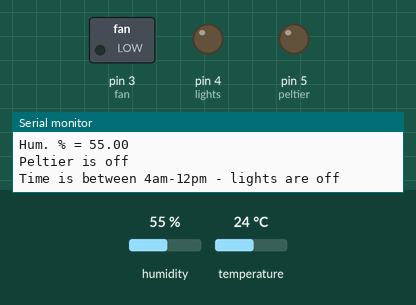
A sketch run on a simulated Arduino Uno, built with avr-gcc and run on an emulated ATmega328P. Parts: switched loads named in the sketch (green lamp = pin HIGH), output pins drawn as LEDs (lit = HIGH), the last lines printed to the serial monitor. Inputs (shaded band) come from the test bench; at power-on: temperature 24 °C, humidity 55 %. The local clock reads 2024-03-15 10:24:30 at power-on unless the sketch sets it.

Above: at 5.9 s.
6.0 s: temperature set to 25.7 °C
At 11.2 s:
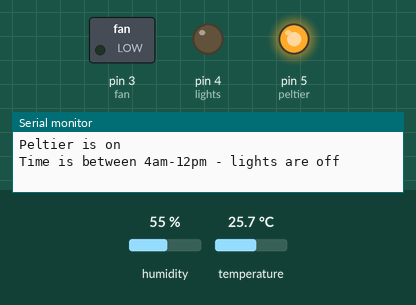
12.1 s: temperature set to 24.7 °C
18.2 s: temperature set to 23.2 °C
At 21.7 s:
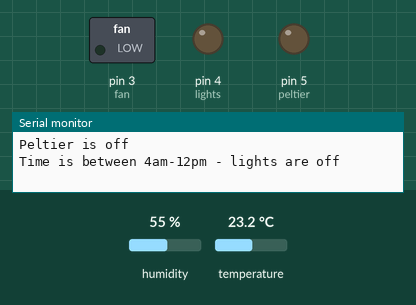
27.3 s: temperature set to 28 °C
At 31.5 s:
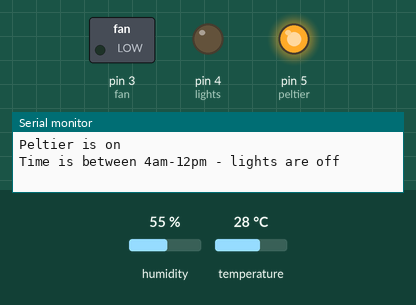
33.4 s: temperature set to 12 °C
At 37.6 s:
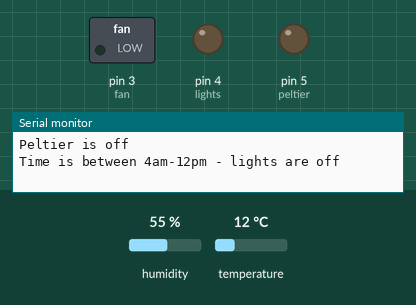
Timing chart, 0 to 39.1 s (numbered marks = the images above; inputs shaded):
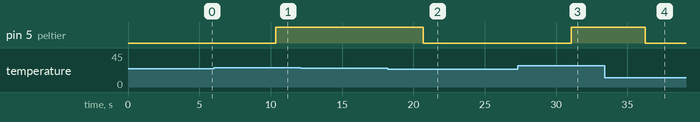

The sketch:

incubator_main.ino
```cpp
/***************************************************
  This is the main file to control the incubator. Rewritten from Danny's prototype_incubator.ino

  Designed specifically to work with the SHT31-D sensor from Adafruit
  ----> https://www.adafruit.com/products/2857

  Wired the SHT31-D to the Arduino following the first diagram here:
  http://cactus.io/hookups/sensors/temperature-humidity/sht31/hookup-arduino-to-sensirion-sht31-temp-humidity-sensor

  Connect the LED strip to the MOSFET transistor following the diagram in the Cloud-based Lab Monitor google doc:
  Power Supply - to breadboard minus rail
  Power Supply + to LED strip red wire
  LED strip black wire to gate middle pin
 ****************************************************/

#include "Adafruit_SHT31.h"
#include "RTClib.h"           // library for the RTC

const float peltier_on_threshold = 25.0;
const float peltier_off_threshold = 24.0;

const int fan = 3;  // we just run the fans constantly with no input or output, as Danny did
const int lights = 4;
const int peltier = 5;

int peltierState = LOW;

Adafruit_SHT31 sht31 = Adafruit_SHT31();  // name the temp sensor
RTC_PCF8523 rtc;                          // name the clock

void setup() {
  /*
    Set the pins which are attached to other devices to output to
    prevent a floating pin which can cause issues

  */
  pinMode(fan, OUTPUT);
  pinMode(lights, OUTPUT);
  pinMode(peltier, OUTPUT);

  Serial.begin(9600);

  /* set up temp sensor */
  if (! sht31.begin(0x44)) {   // Set to 0x45 for alternate i2c addr
    Serial.println("Couldn't find SHT31");
    while (1) delay(1);
  }

  Serial.println("setup successful");
}

DateTime getCurrentTime() {
  return rtc.now();
}

void printCurrentData(DateTime currentTime, float currentTemp, float currentHum) {
  Serial.print("The clock is set to: ");
  Serial.print(currentTime.hour());
  Serial.print(':');
  Serial.print(currentTime.minute());
  Serial.print(':');
  Serial.print(currentTime.second());
  Serial.print(" on ");
  Serial.print(currentTime.year(), DEC);
  Serial.print('/');
  Serial.print(currentTime.month(), DEC);
  Serial.print('/');
  Serial.println(currentTime.day(), DEC);

  Serial.print("Temp *C = ");
  Serial.println(currentTemp);

  Serial.print("Hum. % = ");
  Serial.println(currentHum);
}

void recordCurrentData(DateTime currentTime, float currentTemp, float currentHum) {
  // TODO connect to raspberry pi and save the data somewhere in the cloud
}

void adjustPeltier(float currentTemp) {
  // TODO(low priority) replace with a smarter algorithm, use PID like Danny
  if (currentTemp > peltier_on_threshold) {
    peltierState = HIGH;
    Serial.println("Current temperature " + String(currentTemp) + " is higher than " + String(peltier_on_threshold) + ", turning Peltier cooler on");
    digitalWrite(peltier, peltierState);
  }
  else if (currentTemp < peltier_off_threshold) {
    peltierState = LOW;
    Serial.println("Current temperature " + String(currentTemp) + " is lower than " + String(peltier_off_threshold) + ", turning Peltier cooler off");
    digitalWrite(peltier, peltierState);
  }
  if (peltierState == HIGH) {
    Serial.println("Peltier is on");
  } else if (peltierState == LOW) {
    Serial.println("Peltier is off");
  }
}

void adjustLight(DateTime currentTime) {
  int hour = currentTime.hour();
  if (hour >= 4 && hour < 12) {
    digitalWrite(lights, LOW);
    Serial.println("Time is between 4am-12pm - lights are off");
  }
  else {
    digitalWrite(lights, HIGH);
    Serial.println("Time is between 12pm-4am - lights are on");
  }
}

void loop() {
  DateTime currentTime = getCurrentTime();
  float currentTemp = sht31.readTemperature();
  float currentHum = sht31.readHumidity();
  printCurrentData(currentTime, currentTemp, currentHum);
  recordCurrentData(currentTime, currentTemp, currentHum);

  adjustPeltier(currentTemp);
  adjustLight(currentTime);

  delay(5000);
}
```

Measured:
- the behaviour switches between 25 and 25.1 °C on temperature (found by bisection; images 0 and 1)
- the behaviour switches between 24 and 23.9 °C on temperature (found by bisection; images 1 and 2)
- after the input at 6.0 s, pin 5 (peltier): LOW → HIGH after 4.4 s
- after the input at 18.2 s, pin 5 (peltier): HIGH → LOW after 2.5 s
- after the input at 27.3 s, pin 5 (peltier): LOW → HIGH after 3.8 s
- after the input at 33.4 s, pin 5 (peltier): HIGH → LOW after 2.8 s
